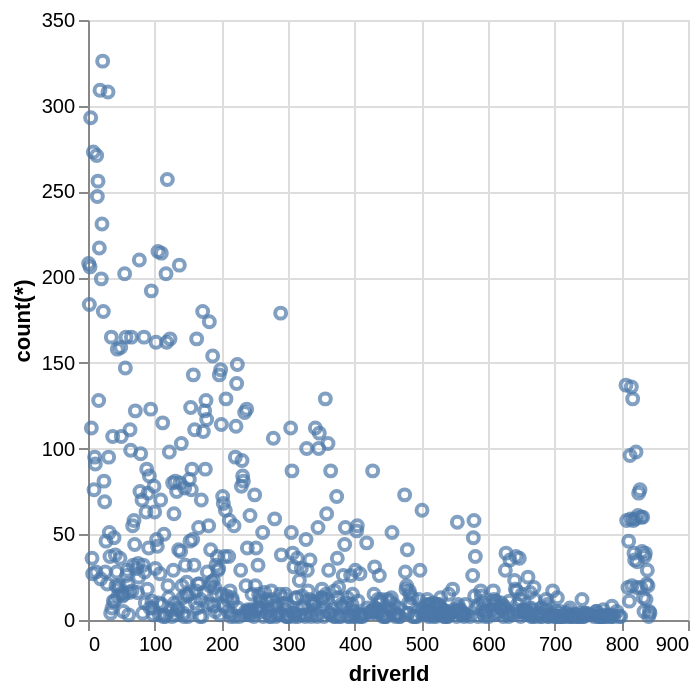

Vega-Lite specification stored for this chart:
### Vega-Lite specification from a JSON file in a GitHub repository (floating-point values rounded to 4 significant figures; data arrays with more than 128 entries replaced by an {"elided": "..."} marker saying what was removed)
{"data": {"values": {"elided": "670 records"}}, "mark": "point", "encoding": {"x": {"field": "x_data", "type": "quantitative", "title": "driverId"}, "y": {"field": "y_data", "type": "quantitative", "title": "count(*)"}}}
